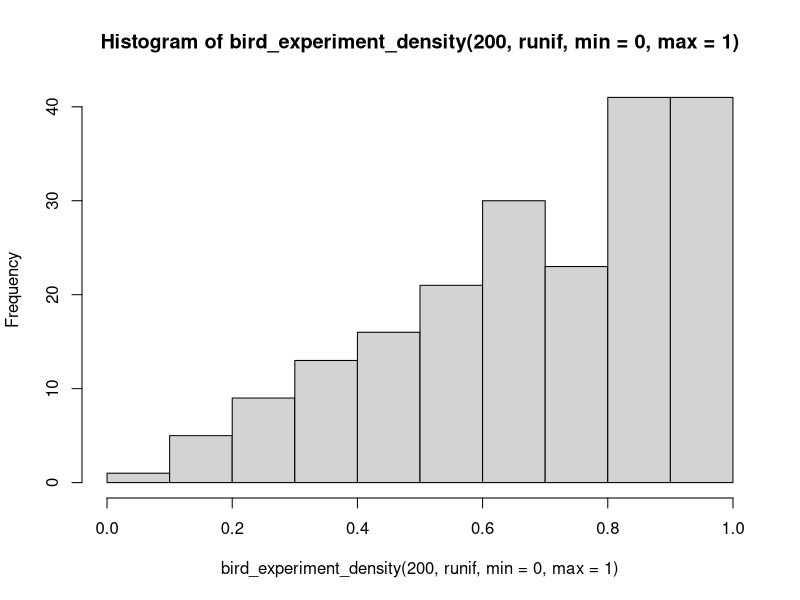
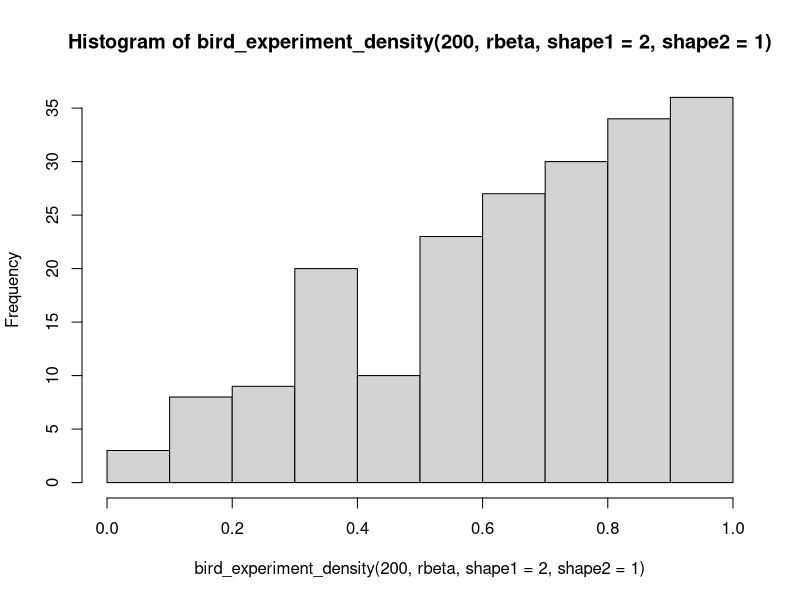
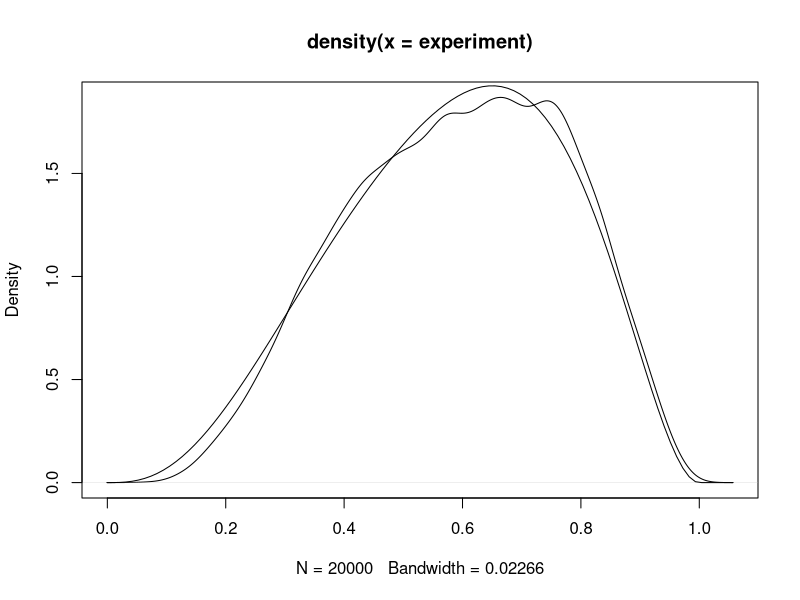
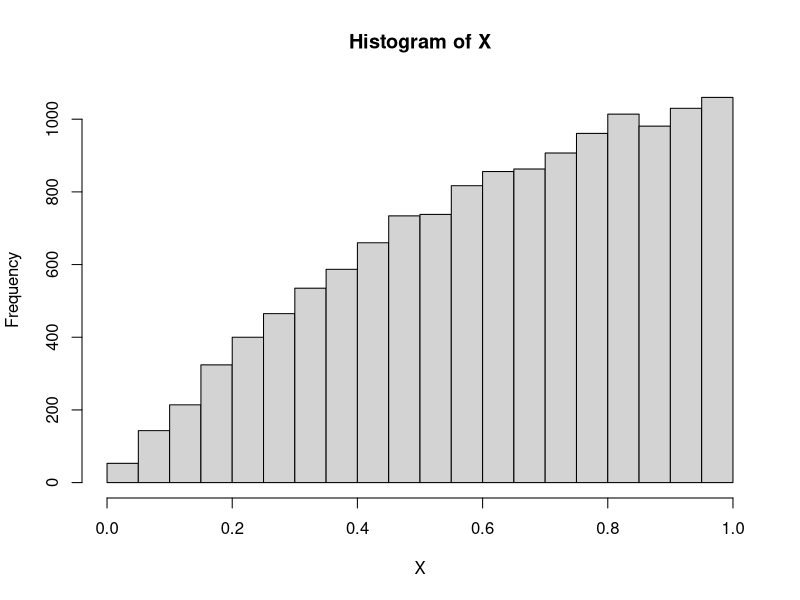

Write R code to recreate these figures, in order.
## ---- chunk 1

bird_experiment_density <- function(n, distribution, ...){
theta <- distribution(n, ...)
V <- distribution(n, ...)
observed <- ifelse(V < theta, theta,  1 - theta)

return(observed)
}

hist(bird_experiment_density(200, runif, min = 0, max = 1))
hist(bird_experiment_density(200, rbeta, shape1 = 2, shape2 = 1))

ks.test(bird_experiment_density(200, rbeta, shape1 = 2, shape2 = 1), "pbeta", shape1 = 2, shape2 = 1)

experiment <- bird_experiment_density(20000, rbeta, shape1 = 3, shape2 = 5)

{
plot(density(experiment)) 
curve(x*(dbeta(x, 3, 5) + dbeta(1 - x, 3, 5)), add = TRUE)
}
## ---- chunk 2
n <- 200000

V1 <- runif(n, -1, 1)
V2 <- runif(n, -1, 1)
R2 <- V1 * V1 + V2 * V2

V1 <- V1[R2 < 1]
V2 <- V2[R2 < 1]
R2 <- R2[R2 < 1]

R2 <- sqrt(-2*log(R2) / R2)
Z1 <- V1 * R2
Z2 <- V2 * R2

ks.test(Z2, "pnorm")
cov(Z1, Z2)
cov(cbind(Z1, Z2))
## ---- chunk 3
n <- 20000

X <- runif(n)
U <- runif(n)

U <- U[U < X]
X <- X[U < X]
hist(X)
